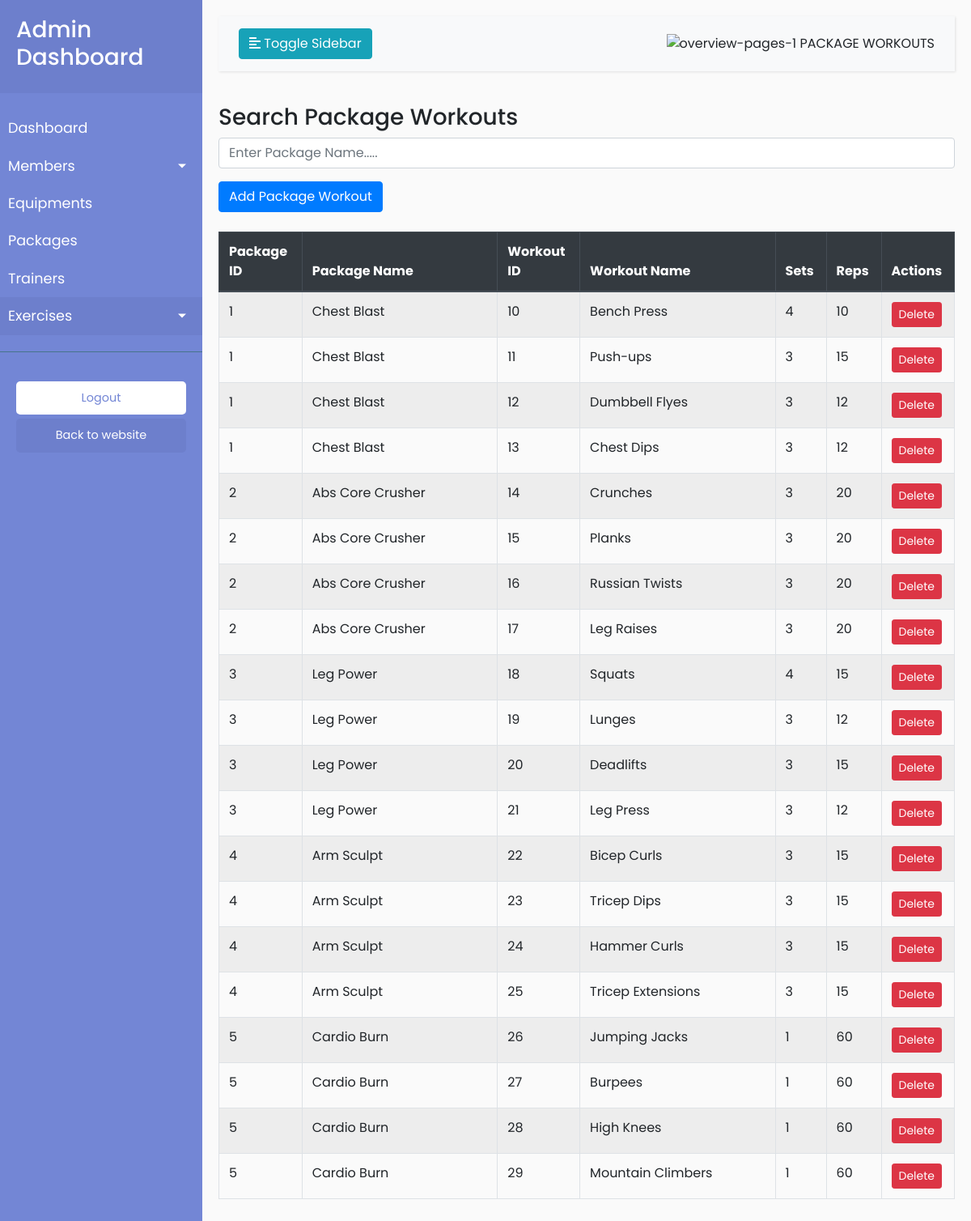
/src/admin/package_workout.php, run on the app's committed database.
### tables this page shows
CREATE TABLE IF NOT EXISTS `package_workout` (
  `package_id` int NOT NULL,
  `workout_id` int NOT NULL,
  `sets` int DEFAULT NULL,
  `reps` int DEFAULT NULL,
  PRIMARY KEY (`package_id`,`workout_id`),
  KEY `workout_id` (`workout_id`)
);

CREATE TABLE IF NOT EXISTS `package` (
  `package_id` int NOT NULL AUTO_INCREMENT,
  `name` varchar(50) DEFAULT NULL,
  `description` text,
  `price` decimal(10,2) DEFAULT NULL,
  `duration` int DEFAULT NULL,
  PRIMARY KEY (`package_id`)
);

CREATE TABLE IF NOT EXISTS `workout` (
  `workout_id` int NOT NULL AUTO_INCREMENT,
  `name` varchar(50) DEFAULT NULL,
  `description` text,
  PRIMARY KEY (`workout_id`)
);

### src/admin/package_workout.php (the view, shortened to what this page needs)
<!DOCTYPE html>
<html lang="en">
<head>
    <link rel="stylesheet" href="https://stackpath.bootstrapcdn.com/bootstrap/4.5.2/css/bootstrap.min.css">
    <link rel="stylesheet" href="https://cdnjs.cloudflare.com/ajax/libs/font-awesome/5.15.3/css/all.min.css">
    <link rel="stylesheet" href="../../css/dashboard.css">
</head>
<body>
    <div class="wrapper">
        <nav id="sidebar">
            <div class="sidebar-header">
                <h3>Admin Dashboard</h3>
            </div>
            <ul class="list-unstyled components">
                <li>
                    <a href="../../dashboard.php">Dashboard</a>
                </li>
                <li>
                    <a href="#memberSubmenu" data-toggle="collapse" aria-expanded="false"
                        class="dropdown-toggle">Members</a>
                </li>
                <li>
                    <a href="equipment.php">Equipments</a>
                </li>
                <li>
                    <a href="package.php">Packages</a>
                </li>
                <li>
                    <a href="trainer.php">Trainers</a>
                </li>
                <li class="active">
                    <a href="#exerciseSubmenu" data-toggle="collapse" aria-expanded="false"
                        class="dropdown-toggle">Exercises</a>
                </li>
            </ul>
            <ul class="list-unstyled CTAs">
                <li>
                    <a href="#" class="download" onclick="logout()">Logout</a>
                </li>
                <li>
                    <a href="../../inde.php" class="article">Back to website</a>
                </li>
            </ul>
        </nav>
        <div id="content">
            <nav class="navbar navbar-expand-lg navbar-light bg-light">
                <div class="container-fluid">
                    <button type="button" id="sidebarCollapse" class="btn btn-info">
                        <i class="fas fa-align-left"></i>
                        <span>Toggle Sidebar</span>
                    </button>
                    <div class="heading">
                        <span><img width="40" height="40" src="https://img.icons8.com/color/48/overview-pages-1.png"
                                alt="overview-pages-1" /> PACKAGE WORKOUTS</span>
                    </div>
                </div>
            </nav>
            <div class="heading">
                        <h3>Search Package Workouts</h3>
                        <input type="text" id="packageSearch" class="form-control" placeholder="Enter Package Name....." onkeyup="filterPackages()">
                    </div>
            <button type="button" class="btn btn-primary mt-3" data-toggle="modal"
                data-target="#addPackageWorkoutModal">
                Add Package Workout
            </button>
            <br><br>
            <div class="tbl">
                <?php
                include '../../connection.php';
                $selectQuery = "SELECT p.package_id, p.name AS package_name,
                                w.workout_id, w.name AS workout_name,
                                pw.sets, pw.reps
                                FROM package_workout pw
                                INNER JOIN package p ON pw.package_id = p.package_id
                                INNER JOIN workout w ON pw.workout_id = w.workout_id";
                $result = mysqli_query($con, $selectQuery);
                if ($result && mysqli_num_rows($result) > 0) {
                    echo "<div class='table-responsive'>";
                    echo "<table class='table table-striped table-bordered' style='width: 100%;'>";
                    echo "<thead class='thead-dark'>";
                    echo "<tr>
            <th style='width: 10%;'>Package ID</th>
            <th style='width: 25%;'>Package Name</th>
            <th style='width: 10%;'>Workout ID</th>
            <th style='width: 25%;'>Workout Name</th>
            <th style='width: 5%;'>Sets</th>
            <th style='width: 5%;'>Reps</th>
            <th style='width: 5%;'>Actions</th>
        </tr>";
                    echo "</thead>";
                    echo "<tbody id='packageTableBody'>";
                    while ($record = mysqli_fetch_assoc($result)) {
                        echo "<tr>";
                        echo "<td>{$record['package_id']}</td>";
                        echo "<td>{$record['package_name']}</td>";
                        echo "<td>{$record['workout_id']}</td>";
                        echo "<td>{$record['workout_name']}</td>";
                        echo "<td>{$record['sets']}</td>";
                        echo "<td>{$record['reps']}</td>";
                        echo "<td><a href='../crud/package_workout_process.php?action=delete&workout_id={$record['workout_id']}&package_id={$record['package_id']}' class='btn btn-danger btn-sm' onclick='return confirm(\"Are you sure?\")'>Delete</a></td>";
                        echo "</tr>";
                    }
                    echo "</tbody>";
                    echo "</table>";
                    echo "</div>";
                } else {
                    echo "<p class='text-center'>No records found.</p>";
                }
                ?>
            </div>
</body>
</html>

### css/dashboard.css (style rules this page uses)
body { font-family: 'Poppins', sans-serif; background: #fafafa; }
a, a:hover, a:focus { color: inherit; text-decoration: none; transition: all 0.3s; }
.navbar { padding: 15px 10px; background: #fff; border: none; border-radius: 0; margin-bottom: 40px; box-shadow: 1px 1px 3px rgba(0, 0, 0, 0.1); }
.wrapper { display: flex; width: 100%; align-items: stretch; }
#sidebar { min-width: 250px; max-width: 250px; background: #7386D5; color: #fff; transition: all 0.3s; }
#sidebar .sidebar-header { padding: 20px; background: #6d7fcc; }
#sidebar ul.components { padding: 20px 0; border-bottom: 1px solid #47748b; }
#sidebar ul li a { padding: 10px; font-size: 1.1em; display: block; }
#sidebar ul li.active>a, a[aria-expanded="true"] { color: #fff; background: #6d7fcc; }
a[data-toggle="collapse"] { position: relative; }
.dropdown-toggle::after { display: block; position: absolute; top: 50%; right: 20px; transform: translateY(-50%); }
ul.CTAs { padding: 20px; }
ul.CTAs a { text-align: center; font-size: 0.9em !important; display: block; border-radius: 5px; margin-bottom: 5px; }
a.download { background: #fff; color: #7386D5; }
a.article, a.article:hover { background: #6d7fcc !important; color: #fff !important; }
#content { width: 100%; padding: 20px; min-height: 100vh; transition: all 0.3s; }
.btn-primary { background-color: #007bff; border-color: #007bff; }

### data on the page
package_workout: package.package_id "1", package.name "Chest Blast", workout.workout_id "10", workout.name "Bench Press", sets "4", reps "10"
package_workout: package.package_id "1", package.name "Chest Blast", workout.workout_id "11", workout.name "Push-ups", sets "3", reps "15"
package_workout: package.package_id "1", package.name "Chest Blast", workout.workout_id "12", workout.name "Dumbbell Flyes", sets "3", reps "12"
package_workout: package.package_id "1", package.name "Chest Blast", workout.workout_id "13", workout.name "Chest Dips", sets "3", reps "12"
package_workout: package.package_id "2", package.name "Abs Core Crusher", workout.workout_id "14", workout.name "Crunches", sets "3", reps "20"
package_workout: package.package_id "2", package.name "Abs Core Crusher", workout.workout_id "15", workout.name "Planks", sets "3", reps "20"
package_workout: package.package_id "2", package.name "Abs Core Crusher", workout.workout_id "16", workout.name "Russian Twists", sets "3", reps "20"
package_workout: package.package_id "2", package.name "Abs Core Crusher", workout.workout_id "17", workout.name "Leg Raises", sets "3", reps "20"
package_workout: package.package_id "3", package.name "Leg Power", workout.workout_id "18", workout.name "Squats", sets "4", reps "15"
package_workout: package.package_id "3", package.name "Leg Power", workout.workout_id "19", workout.name "Lunges", sets "3", reps "12"
package_workout: package.package_id "3", package.name "Leg Power", workout.workout_id "20", workout.name "Deadlifts", sets "3", reps "15"
package_workout: package.package_id "3", package.name "Leg Power", workout.workout_id "21", workout.name "Leg Press", sets "3", reps "12"
package_workout: package.package_id "4", package.name "Arm Sculpt", workout.workout_id "22", workout.name "Bicep Curls", sets "3", reps "15"
package_workout: package.package_id "4", package.name "Arm Sculpt", workout.workout_id "23", workout.name "Tricep Dips", sets "3", reps "15"
package_workout: package.package_id "4", package.name "Arm Sculpt", workout.workout_id "24", workout.name "Hammer Curls", sets "3", reps "15"
package_workout: package.package_id "4", package.name "Arm Sculpt", workout.workout_id "25", workout.name "Tricep Extensions", sets "3", reps "15"
package_workout: package.package_id "5", package.name "Cardio Burn", workout.workout_id "26", workout.name "Jumping Jacks", sets "1", reps "60"
package_workout: package.package_id "5", package.name "Cardio Burn", workout.workout_id "27", workout.name "Burpees", sets "1", reps "60"
package_workout: package.package_id "5", package.name "Cardio Burn", workout.workout_id "28", workout.name "High Knees", sets "1", reps "60"
package_workout: package.package_id "5", package.name "Cardio Burn", workout.workout_id "29", workout.name "Mountain Climbers", sets "1", reps "60"
